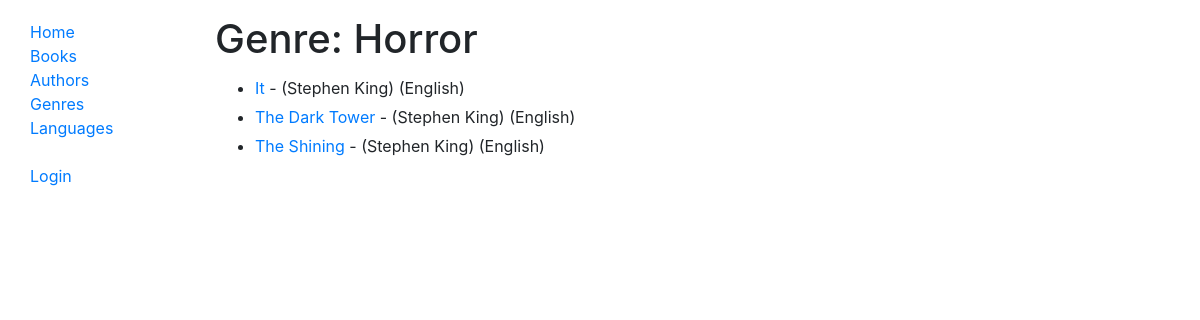
The app's page /catalog/genre/10 with its own data.
### catalog/models.py (models this page shows, shortened)
class Genre(models.Model):
    name = models.CharField('Genre', max_length=200, help_text='Enter a book genre (e.g. Science Fiction)')
    def __str__(self):
        return self.name

class Book(models.Model):
    title = models.CharField(max_length=200)
    author = models.ForeignKey('Author', on_delete=models.SET_NULL, null=True)
    summary = models.TextField(max_length=1000, help_text='Enter a brief description of the book')
    isbn = models.CharField('ISBN', max_length=13, help_text='13 Character <a href="https://www.isbn-international.org/content/what-isbn">ISBN number</a>')
    language = models.ForeignKey(Language, on_delete=models.SET_NULL, null=True)
    genre = models.ManyToManyField(Genre, help_text='Select a genre for this book')
    class Meta:
        ordering = ['title', 'language']
    def display_genre(self):
        """Create a string for the Genre. This is required to display genre in Admin."""
        return ', '.join(genre.name for genre in self.genre.all()[:5])
    display_genre.short_description = 'Genre'
    def __str__(self):
        return self.title

class Author(models.Model):
    first_name = models.CharField(max_length=100)
    last_name = models.CharField(max_length=100)
    date_of_birth = models.DateField(null=True, blank=True)
    date_of_death = models.DateField('Died', null=True, blank=True)
    image = models.ImageField(default='default.jpg', blank=True)
    class Meta:
        ordering = ['last_name', 'first_name']
    def __str__(self):
        return f'{self.first_name} {self.last_name}'

class Language(models.Model):
    name = models.CharField('Language', max_length=200,
                            help_text="Enter the book's language (e.g. English, French, Japanese etc.)")
    def __str__(self):
        return self.name

### catalog/views.py (the view)
# urls.py: path('genre/<int:pk>', views.GenreDetailView.as_view(), name='genre-detail'),
class GenreDetailView(generic.DetailView):
    model = Genre

### catalog/templates/catalog/genre_detail.html (shortened to what this page needs)
{% extends "base_generic.html" %}
{% block content %}
<h1 style="padding-top: 15px">Genre: {{ genre }}</h1>
<ul>
{% for book in genre.book_set.all %}
	<div>
	<li style="padding-top: 5px"><a href="{% url 'book-detail' book.pk %}">{{book}}</a>
	 - ({{book.author}}) ({{book.language}})
	</li>
	</div>
{% endfor %}
</ul>
{% endblock %}

### records on screen
Genre: name "Horror"
Book: title "It", author "Stephen King", language "English"
Book: title "The Dark Tower", author "Stephen King", language "English"
Book: title "The Shining", author "Stephen King", language "English"
